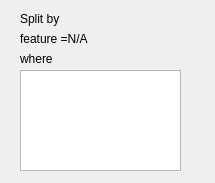
<?xml version="1.0" encoding="UTF-8"?>
<ui version="4.0">
 <class>Dialog</class>
 <widget class="QDialog" name="Dialog">
  <property name="geometry">
   <rect>
    <x>0</x>
    <y>0</y>
    <width>215</width>
    <height>183</height>
   </rect>
  </property>
  <property name="windowTitle">
   <string>Splitted Sets</string>
  </property>
  <property name="windowIcon">
   <iconset>
    <normaloff>mole.png</normaloff>mole.png</iconset>
  </property>
  <widget class="QLabel" name="splitWhereLabel">
   <property name="geometry">
    <rect>
     <x>20</x>
     <y>10</y>
     <width>101</width>
     <height>17</height>
    </rect>
   </property>
   <property name="text">
    <string>Split by</string>
   </property>
  </widget>
  <widget class="QLabel" name="splitFeatureLabel">
   <property name="geometry">
    <rect>
     <x>20</x>
     <y>30</y>
     <width>181</width>
     <height>17</height>
    </rect>
   </property>
   <property name="text">
    <string>feature =N/A</string>
   </property>
  </widget>
  <widget class="QLabel" name="whereLabel">
   <property name="geometry">
    <rect>
     <x>20</x>
     <y>50</y>
     <width>67</width>
     <height>17</height>
    </rect>
   </property>
   <property name="text">
    <string>where</string>
   </property>
  </widget>
  <widget class="QListWidget" name="splittedSetsListWidget">
   <property name="geometry">
    <rect>
     <x>20</x>
     <y>70</y>
     <width>161</width>
     <height>101</height>
    </rect>
   </property>
  </widget>
 </widget>
 <resources/>
 <connections/>
</ui>
